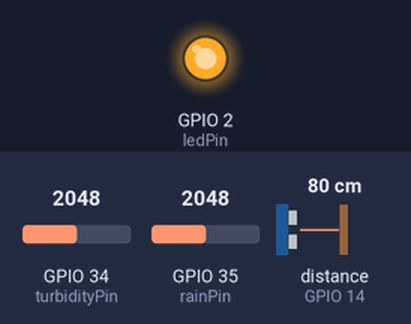
This sketch was run on a simulated ESP32. Parts: output pins drawn as LEDs (lit = HIGH). Wiring (inferred from the names in the program): ultrasonic range finder: trigger GPIO 12; echo GPIO 14. The inputs (shaded band) are chosen by the test bench; at power-on: distance to the obstacle (sensor on GPIO 14) 80 cm, GPIO 35 (rainPin) = 2048, GPIO 34 (turbidityPin) = 2048 (analog values on the 0–4095 scale). The echo pulse lasts 58.3 µs per cm; WiFi joins after 1.5 s; servers stay silent unless stated; pins used as bus, display or sensor lines are not drawn; what the sketch prints to the serial monitor is not drawn.

Above: at 2.7 s.
2.8 s: distance to the obstacle (sensor on GPIO 14) set to 2 cm
At 7.7 s:
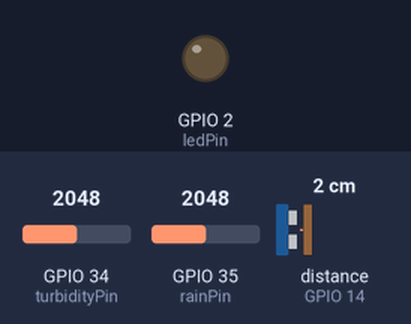
13.6 s: GPIO 35 (rainPin) set to 1960
Timing chart, 0 to 29.8 s (numbered marks = the images above; inputs shaded):
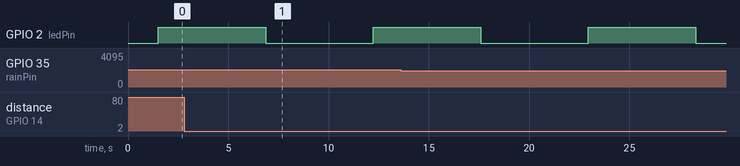

The sketch:

drainage_monitoring_system.ino
```cpp
// ---------------- LIBRARIES ----------------
#include <WiFi.h>
#include <FirebaseESP32.h>

// ---------------- WIFI DETAILS ----------------
#define WIFI_SSID "YOUR_WIFI_SSID"
#define WIFI_PASSWORD "YOUR_WIFI_PASSWORD"
// ---------------- FIREBASE DETAILS ----------------
#define FIREBASE_HOST "locationbased-cb8f9-default-rtdb.firebaseio.com"
#define FIREBASE_AUTH "YOUR_FIREBASE_AUTH"
// Firebase objects
FirebaseData fbdo;
FirebaseAuth auth;
FirebaseConfig config;

// ---------------- PIN DEFINITIONS ----------------
const int trigPin = 12;
const int echoPin = 14;
const int turbidityPin = 34;
const int rainPin = 35;
const int ledPin = 2;

// ---------------- THRESHOLDS ----------------
const int HIGH_WATER_LEVEL = 15;
const int CRITICAL_WATER_LEVEL = 18;

// ---------------- SETUP ----------------
void setup() {

  Serial.begin(115200);

  pinMode(trigPin, OUTPUT);
  pinMode(echoPin, INPUT);
  pinMode(turbidityPin, INPUT);
  pinMode(rainPin, INPUT);
  pinMode(ledPin, OUTPUT);

  analogReadResolution(12);
  analogSetAttenuation(ADC_11db);

  // ---- WiFi Connect ----
  WiFi.begin(WIFI_SSID, WIFI_PASSWORD);
  Serial.print("Connecting to WiFi");

  while (WiFi.status() != WL_CONNECTED) {
    Serial.print(".");
    delay(500);
  }

  Serial.println("\nWiFi Connected!");

  // ---- Firebase Config ----
  config.host = FIREBASE_HOST;
  config.signer.tokens.legacy_token = FIREBASE_AUTH;

  Firebase.begin(&config, &auth);
  Firebase.reconnectWiFi(true);

  Serial.println("SMART FLOOD MONITORING SYSTEM STARTED");
}

// ---------------- LOOP ----------------
void loop() {

  digitalWrite(ledPin, !digitalRead(ledPin));

  // WiFi auto reconnect
  if (WiFi.status() != WL_CONNECTED) {
    Serial.println("Reconnecting WiFi...");
    WiFi.begin(WIFI_SSID, WIFI_PASSWORD);
    delay(3000);
    return;
  }

  int waterLevel = readWaterLevel();
  int turbidity = readTurbidity();
  int rain = readRain();

  String status = analyzeStatus(waterLevel, turbidity, rain);

  displayStatus(waterLevel, turbidity, rain, status);

  sendToFirebase(waterLevel, turbidity, rain, status);

  delay(5000);   // ✅ send data every 5 seconds
}

// ---------------- WATER LEVEL ----------------
int readWaterLevel() {

  digitalWrite(trigPin, LOW);
  delayMicroseconds(2);
  digitalWrite(trigPin, HIGH);
  delayMicroseconds(10);
  digitalWrite(trigPin, LOW);

  long duration = pulseIn(echoPin, HIGH, 30000);
  if (duration == 0) return -1;

  int distance = duration * 0.034 / 2;
  int waterHeight = 20 - distance;

  return constrain(waterHeight, 0, 20);
}

// ---------------- TURBIDITY ----------------
int readTurbidity() {

  long total = 0;
  for (int i = 0; i < 20; i++) {
    total += analogRead(turbidityPin);
    delay(5);
  }
  return total / 20;
}

// ---------------- RAIN SENSOR ----------------
int readRain() {

  long total = 0;
  for (int i = 0; i < 20; i++) {
    total += analogRead(rainPin);
    delay(5);
  }
  return total / 20;
}

// ---------------- ANALYSIS LOGIC ----------------
String analyzeStatus(int waterLevel, int turbidity, int rain) {

  if (waterLevel == -1)
    return "ULTRASONIC_ERROR";

  if (waterLevel >= CRITICAL_WATER_LEVEL && rain < 2000)
    return "FLOOD_WARNING";

  else if (waterLevel >= HIGH_WATER_LEVEL)
    return "HIGH_WATER_LEVEL";

  else if (turbidity < 500)
    return "SENSOR_BLOCKED";

  else if (turbidity < 1500)
    return "VERY_MUDDY";

  else if (turbidity < 2500)
    return "MUDDY";

  else if (turbidity < 3000)
    return "SLIGHTLY_MUDDY";

  else if (rain < 1500)
    return "HEAVY_RAIN";

  else if (rain < 2500)
    return "LIGHT_RAIN";

  else
    return "NORMAL";
}

// ---------------- FIREBASE SEND ----------------
void sendToFirebase(int waterLevel, int turbidity, int rain, String status) {

  String rainStatus;

  if (rain < 1500)
    rainStatus = "HIGH";
  else if (rain < 2500)
    rainStatus = "MEDIUM";
  else
    rainStatus = "LOW";

  bool blockage = (turbidity < 500);

  FirebaseJson json;

  json.set("water_level", waterLevel);
  json.set("blockage", blockage);
  json.set("rainfall", rainStatus);
  json.set("solar_voltage", 3.26);

  if (Firebase.setJSON(fbdo, "/drainage_monitor/gokaraju_college", json)) {
    Serial.println("Data sent to Firebase ✅");
  } else {
    Serial.print("Firebase Error: ");
    Serial.println(fbdo.errorReason());
  }
}

// ---------------- DISPLAY ----------------
void displayStatus(int waterLevel, int turbidity, int rain, String status) {

  Serial.println("--------------------------------");

  Serial.print("Water Level: ");
  Serial.println(waterLevel);

  Serial.print("Turbidity: ");
  Serial.println(turbidity);

  Serial.print("Rain Intensity: ");
  Serial.println(rain);

  Serial.print("System Status: ");
  Serial.println(status);

  Serial.println("--------------------------------");
}
```
